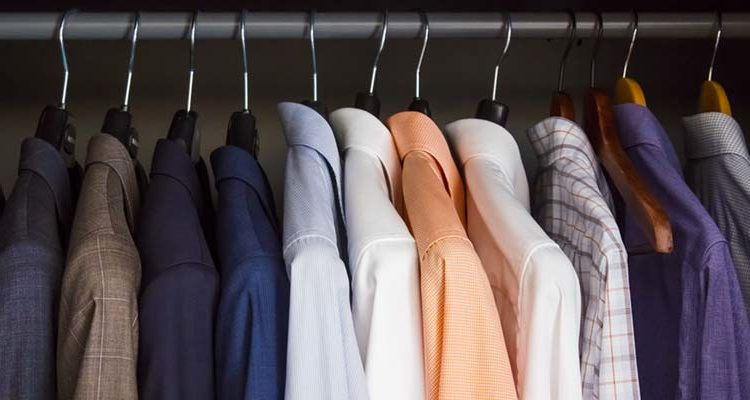
#> input picture images/sample_image6.jpg, 750 x 400 px, found by its file name
$ python main.py
#> lines starting #> are read from the running program, lines starting #| are printed output that depends on the picture
import sys

sys.path.append('/usr/local/lib/python2.7/site-packages')
from sklearn.cluster import KMeans
import matplotlib.pyplot as plt
import numpy as np
import cv2
from collections import Counter


# [11 lines of commented-out code are left out]

def RGB2HEX(color):
    # returns 2 digit hex number
    # print("#{:02x}{:02x}{:02x}".format(int(color[0]), int(color[1]), int(color[2])))
    return "#{:02x}{:02x}{:02x}".format(int(color[0]), int(color[1]), int(color[2]))


def get_image(image_path):
    # reads an image and returns a numpy array of length 3.
    # The first two indexes specifies pixels and the last specifies the RGB color system.
#> called with image_path = 'sample_image6.jpg'
    image = cv2.imread(image_path)
#> image is the input picture: shape (400, 750, 3); mean B, G, R 85.8, 83, 93.9
    # Conversion of BGR to RGB
    image = cv2.cvtColor(image, cv2.COLOR_BGR2RGB)
    return image


def get_color(image, number_of_colors):
#> called with number_of_colors = 8
    modified_image = cv2.resize(image, (600, 400), interpolation=cv2.INTER_AREA)
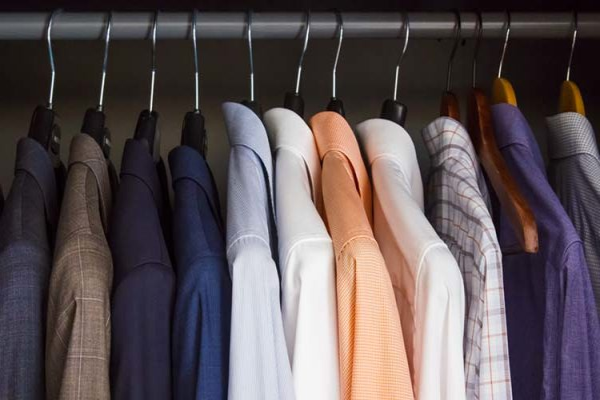
#> modified_image: shape (400, 600, 3); mean R, G, B 93.9, 83, 85.8
    # KMeans takes the input to be of two dimensions, so we use Numpy’s reshape function to reshape the image data.
    modified_image = modified_image.reshape(modified_image.shape[0]*modified_image.shape[1], 3)
    clf = KMeans(n_clusters=number_of_colors)
    # Extractiong prediction into a variable
    labels = clf.fit_predict(modified_image)
    counts = Counter(labels)
#> counts = {3: 46149, 1: 77410, 4: 34648, 2: 18021, 0: 15907, 7: 27836, 5: 11118, 6: 8911}
    # print(counts)
    # print(sorted(counts.keys()))
    center_colors = clf.cluster_centers_
    # print(center_colors)
    # We get ordered colors by iterating through the keys
    ordered_colors = [center_colors[i] for i in counts.keys()]
#> ordered_colors = [[23.91, 16.06, 17.5], [43.57, 36.6, 41.38], [73.03, 65.92, 81.39], [121, 110.9, 117.4], [180.9, 172, 177.9], [222.4, 221.2, 225], [238, 189.1, 160], [182.4, 117.9, 85.89]]
    # print(ordered_colors)
    hex_colors = [RGB2HEX(ordered_colors[i]) for i in counts.keys()]
#> hex_colors = ['#786e75', '#2b2429', '#b4abb1', '#494151', '#171011', '#b67555', '#dedde0', '#eebda0']
    hexa_colors_sorted = sorted(hex_colors)
#> hexa_colors_sorted = ['#171011', '#2b2429', '#494151', '#786e75', '#b4abb1', '#b67555', '#dedde0', '#eebda0']
    # print(hex_colors)

    plt.figure(figsize=(8, 6))
    plt.pie(counts.values(), labels=hexa_colors_sorted, colors=hexa_colors_sorted, shadow=True)
    plt.show()
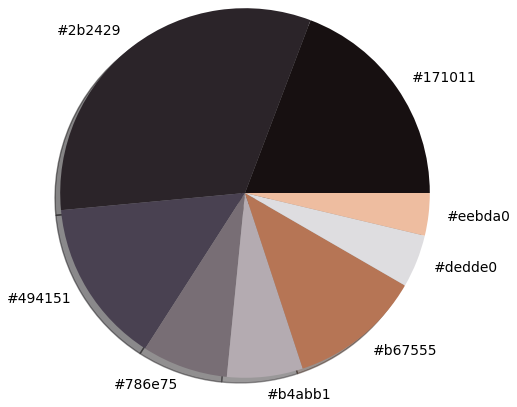
#> figure drawn by matplotlib, 1 panel

#*******************************************************************************************************#

get_color(get_image('sample_image6.jpg'),8)

$ run again, with images/sample_image2.jpg copied over images/sample_image6.jpg
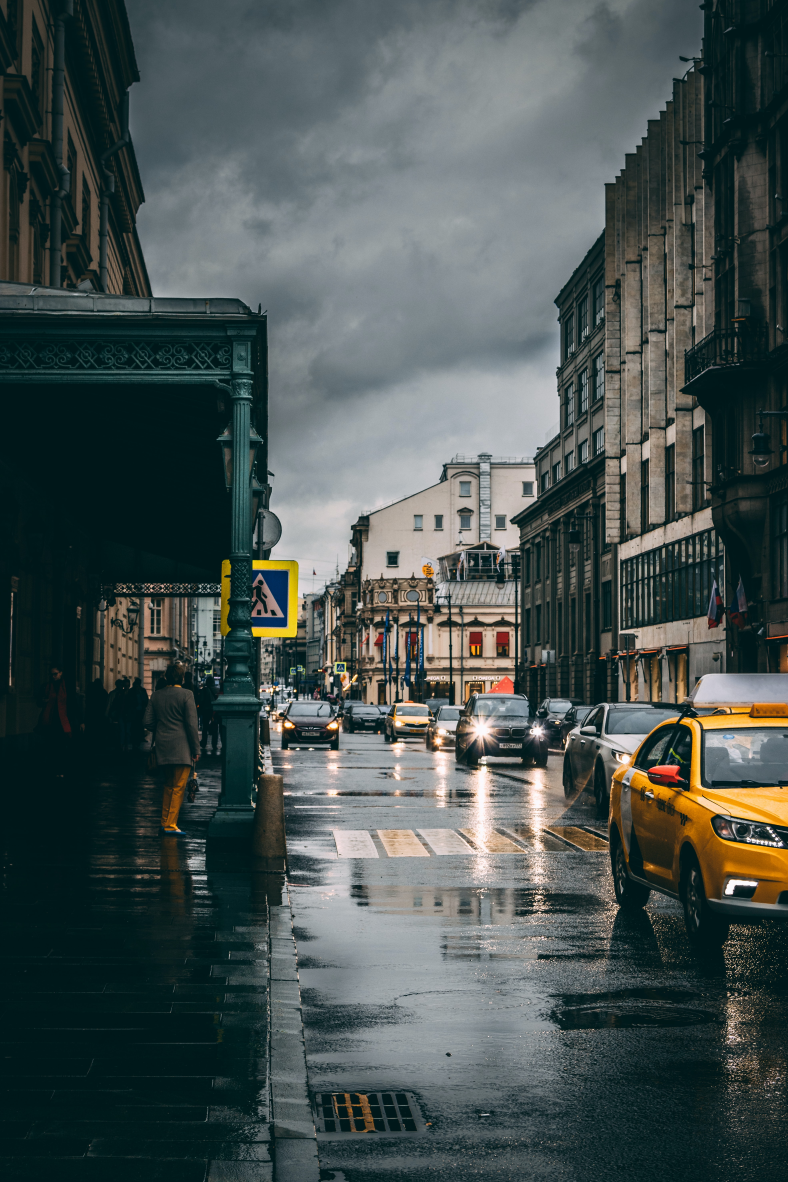
#> input picture images/sample_image2.jpg, 3939 x 5909 px, found by its file name (shown at 1/5 size)
#> in get_image, image is the input picture: shape (5909, 3939, 3); mean B, G, R 80.8, 82.4, 71.6
#> in get_color, `modified_image = cv2.resize(image, (600, 400), interpolation=cv2.INTER..`:
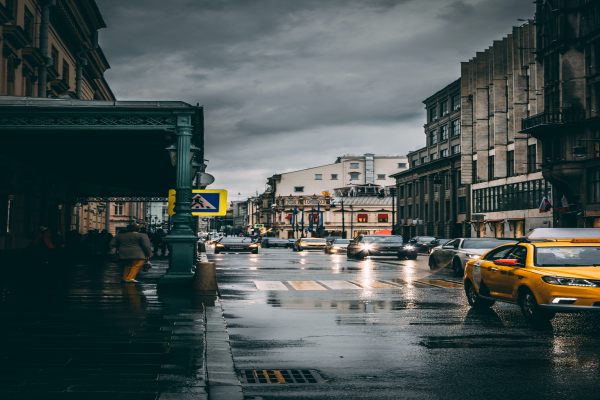
#> modified_image: shape (400, 600, 3); mean R, G, B 71.6, 82.4, 80.8
#> counts = {7: 34294, 2: 84565, 4: 29995, 3: 31154, 1: 38896, 5: 16456, 0: 2652, 6: 1988}
#> ordered_colors = [[40.03, 51.93, 49.89], [5.18, 27.81, 28.88], [78.33, 86.26, 85.57], [112.9, 118.9, 119.5], [142.5, 147.7, 149.2], [192.4, 186.5, 182.7], [127.2, 78.6, 22.33], [230.3, 161.1, 44.36]]
#> hex_colors = ['#e6a12c', '#4e5655', '#8e9395', '#707677', '#051b1c', '#c0bab6', '#283331', '#7f4e16']
#> hexa_colors_sorted = ['#051b1c', '#283331', '#4e5655', '#707677', '#7f4e16', '#8e9395', '#c0bab6', '#e6a12c']
#> in get_color, `plt.show()`:
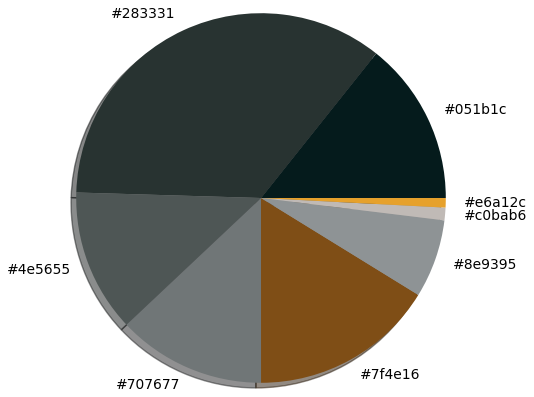
#> figure drawn by matplotlib, 1 panel

$ run again, with images/sample_image5.jpg copied over images/sample_image6.jpg
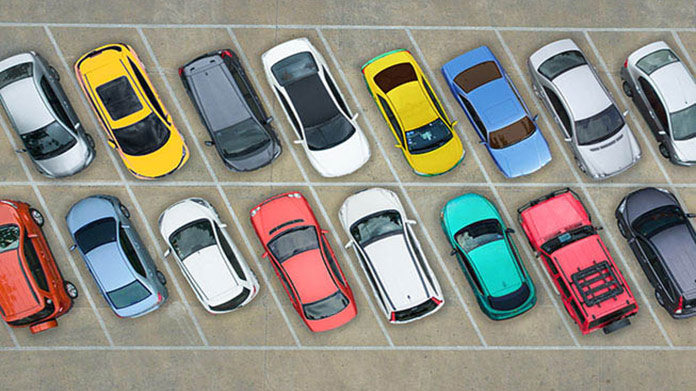
#> input picture images/sample_image5.jpg, 696 x 391 px, found by its file name
#> in get_image, image is the input picture: shape (391, 696, 3); mean B, G, R 130.7, 139.7, 142.1
#> in get_color, `modified_image = cv2.resize(image, (600, 400), interpolation=cv2.INTER..`:
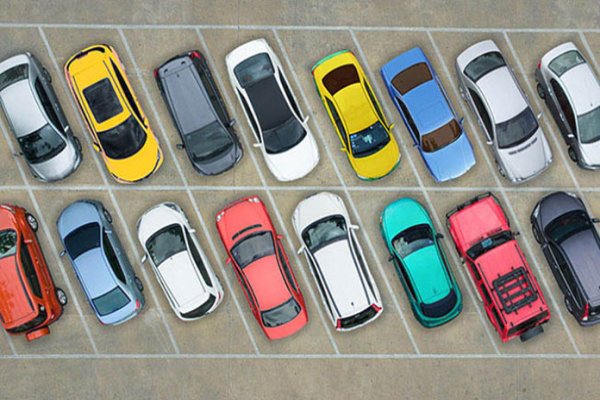
#> modified_image: shape (400, 600, 3); mean R, G, B 141.9, 139.6, 130.6
#> counts = {2: 111099, 3: 31638, 5: 22437, 0: 17419, 1: 32060, 6: 7026, 4: 6809, 7: 11512}
#> ordered_colors = [[152.4, 149.4, 135.1], [103.4, 108, 107.2], [172.8, 185.2, 188.4], [223, 230.7, 236.3], [44.48, 47.3, 51.87], [231, 203, 42.09], [60.7, 180, 208.1], [231.2, 101.4, 107]]
#> hex_colors = ['#acb9bc', '#dfe6ec', '#e7cb2a', '#989587', '#676b6b', '#3cb4d0', '#2c2f33', '#e7656b']
#> hexa_colors_sorted = ['#2c2f33', '#3cb4d0', '#676b6b', '#989587', '#acb9bc', '#dfe6ec', '#e7656b', '#e7cb2a']
#> in get_color, `plt.show()`:
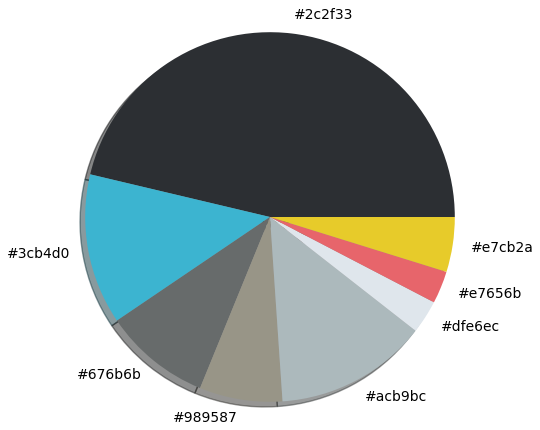
#> figure drawn by matplotlib, 1 panel

$ run again, with images/sample_image.jpg copied over images/sample_image6.jpg
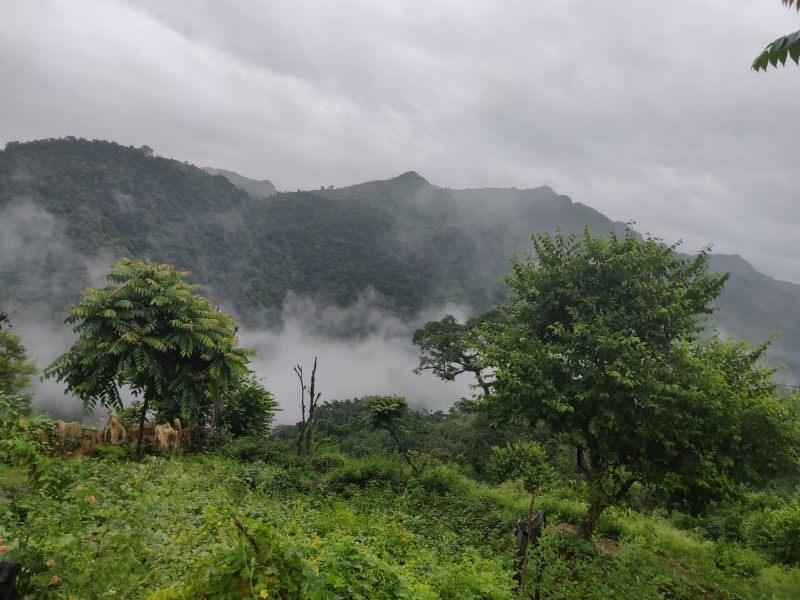
#> input picture images/sample_image.jpg, 2400 x 1800 px, found by its file name (shown at 1/3 size)
#> in get_image, image is the input picture: shape (1800, 2400, 3); mean B, G, R 106.6, 122, 114.9
#> in get_color, `modified_image = cv2.resize(image, (600, 400), interpolation=cv2.INTER..`:
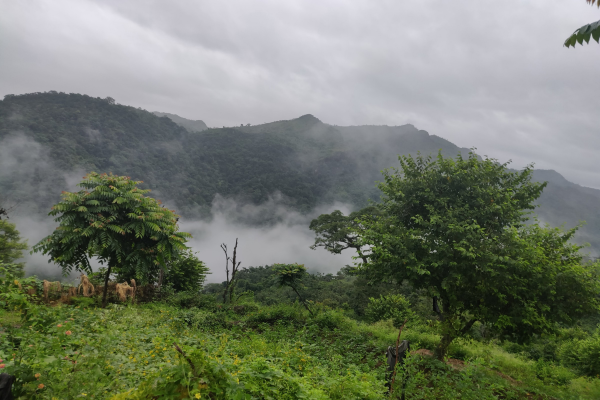
#> modified_image: shape (400, 600, 3); mean R, G, B 114.9, 122, 106.6
#> counts = {4: 44649, 1: 36648, 3: 23360, 0: 29895, 5: 27963, 6: 33683, 2: 27248, 7: 16554}
#> ordered_colors = [[206.1, 205.8, 213.3], [179, 179.5, 186], [119.8, 124.3, 124.1], [82.77, 89.54, 90.84], [77.07, 94.37, 37.52], [53.48, 66.12, 33.11], [28.92, 37.37, 19.73], [108.1, 123.5, 55.44]]
#> hex_colors = ['#4d5e25', '#b2b3b9', '#52595a', '#cecdd5', '#354221', '#1c2513', '#777c7c', '#6c7b37']
#> hexa_colors_sorted = ['#1c2513', '#354221', '#4d5e25', '#52595a', '#6c7b37', '#777c7c', '#b2b3b9', '#cecdd5']
#> in get_color, `plt.show()`:
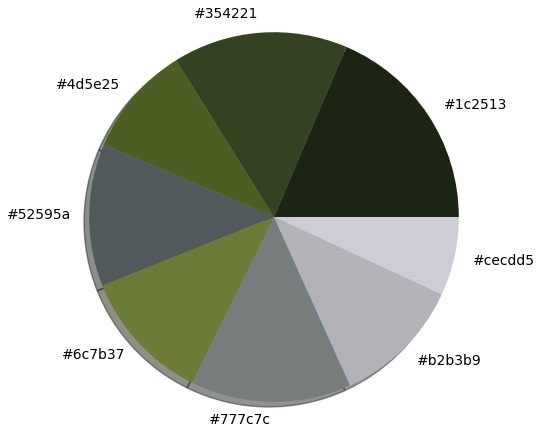
#> figure drawn by matplotlib, 1 panel
